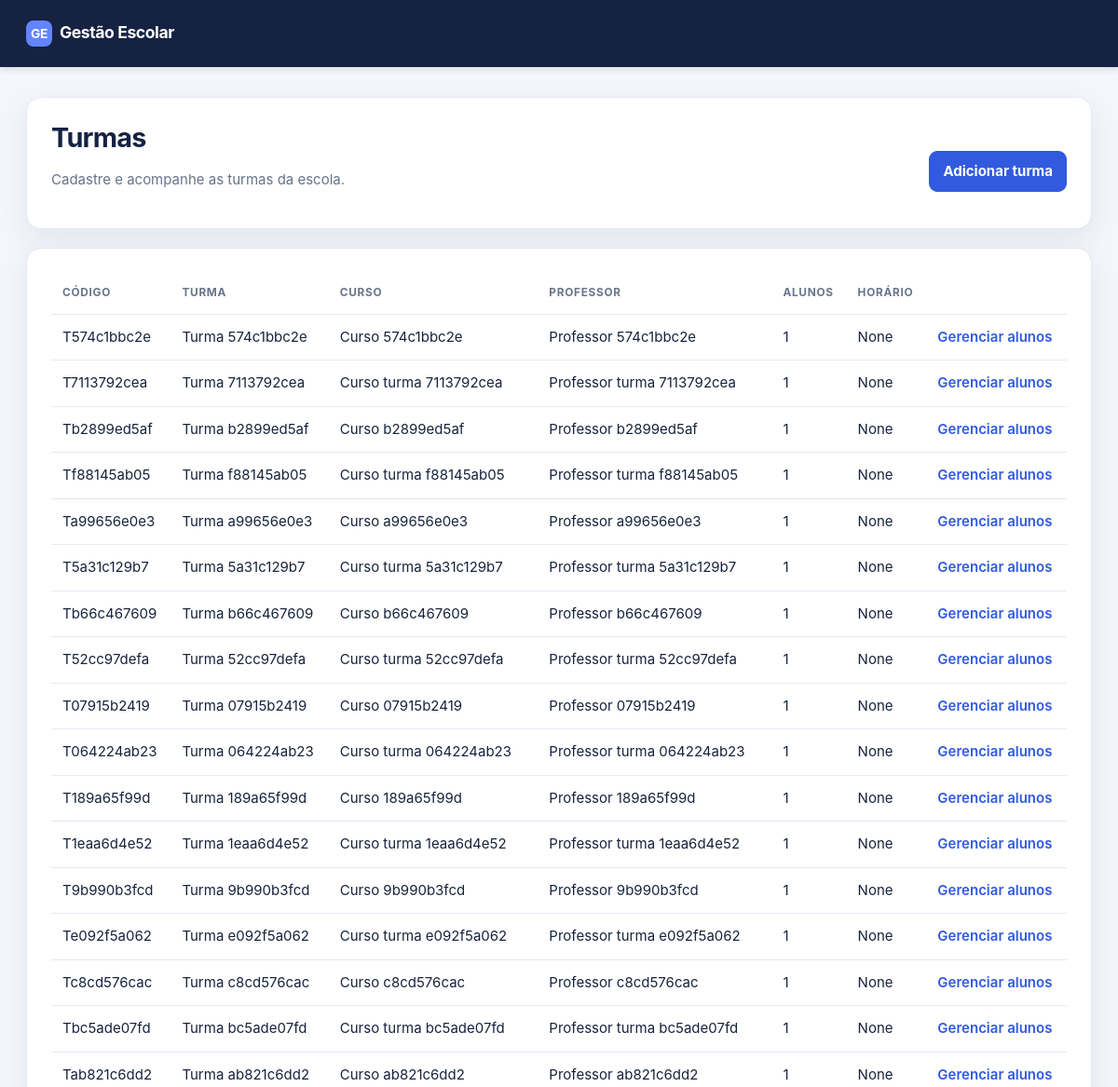
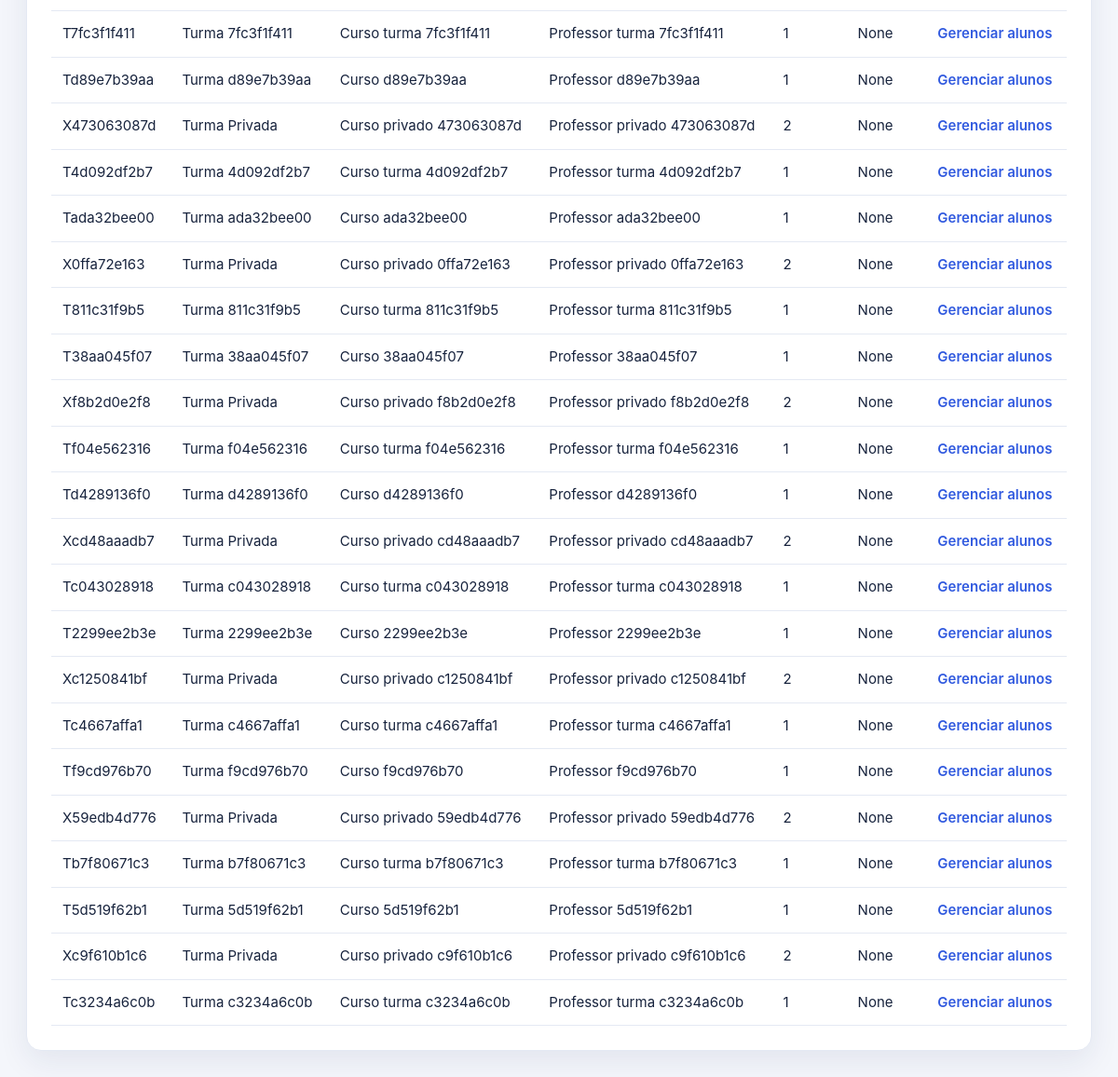
Page /turmas on the committed database (2 pictures, top to bottom).
### tables this page shows
CREATE TABLE turmas (
        id INTEGER PRIMARY KEY AUTOINCREMENT,
        codigo TEXT NOT NULL UNIQUE,
        nome TEXT NOT NULL,
        curso_id INTEGER NOT NULL,
        professor_id INTEGER NOT NULL,
        semestre TEXT,
        data_inicio DATE,
        data_fim DATE,
        horario TEXT,
        sala TEXT,
        capacidade INTEGER,
        ativa INTEGER DEFAULT 1,
        data_criacao TIMESTAMP DEFAULT CURRENT_TIMESTAMP,
        FOREIGN KEY (curso_id) REFERENCES cursos(id),
        FOREIGN KEY (professor_id) REFERENCES professores(id)
    );

### legacy/app_backup.py (the view)
@app.route('/turmas')
@login_requerido('funcionario')
def listar_turmas():
    turmas = executar_query('''
    SELECT t.*, c.nome as curso_nome, p.nome as professor_nome, COUNT(m.id) as total_alunos
    FROM turmas t
    JOIN cursos c ON t.curso_id = c.id
    JOIN professores p ON t.professor_id = p.id
    LEFT JOIN matriculas m ON t.id = m.turma_id
    GROUP BY t.id
    ORDER BY t.data_inicio DESC
    ''')
    return render_template('turmas/listar.html', turmas=[dict(t) for t in turmas] if turmas else [])

### legacy/app_backup.py (called while the page is built)
def get_db():
    conexao = sqlite3.connect('escola.db')
    conexao.row_factory = sqlite3.Row
    return conexao

def executar_query(query, params=(), fetch_one=False):
    try:
        conexao = get_db()
        cursor = conexao.cursor()
        cursor.execute(query, params)
        if fetch_one:
            resultado = cursor.fetchone()
        else:
            resultado = cursor.fetchall()
        conexao.close()
        return resultado
    except Exception as e:
        print(f"Erro na query: {e}")
        return None

### templates/turmas/listar.html (shortened to what this page needs)
{% extends "base.html" %}
{% block content %}
<section class="card">
  <div style="display:flex; justify-content:space-between; gap:16px; align-items:center; flex-wrap:wrap">
    <div><h1>Turmas</h1><p class="muted">Cadastre e acompanhe as turmas da escola.</p></div>
    <a class="botao" href="/turma/nova">Adicionar turma</a>
  </div>
</section>
<section class="card">
  {% if turmas %}
  <table>
    <thead><tr><th>Código</th><th>Turma</th><th>Curso</th><th>Professor</th><th>Alunos</th><th>Horário</th><th></th></tr></thead>
    <tbody>
      {% for turma in turmas %}
      <tr><td>{{ turma.codigo }}</td><td>{{ turma.nome }}</td><td>{{ turma.curso_nome }}</td><td>{{ turma.professor_nome }}</td><td>{{ turma.total_alunos }}</td><td>{{ turma.horario|default('-') }}</td><td><a href="/turma/{{ turma.id }}/alunos">Gerenciar alunos</a></td></tr>
      {% endfor %}
    </tbody>
  </table>
  {% else %}
  <p class="muted">Nenhuma turma cadastrada ainda.</p>
  {% endif %}
</section>
{% endblock %}

### templates/base.html (shortened to what this page needs)
<!doctype html>
<html lang="pt-BR">
<head>
</head>
<body>
  <header><div class="topo"><a class="marca" href="/"><span>GE</span>Gestão Escolar</a></div></header>
  <main>{% with mensagens=get_flashed_messages(with_categories=true) %}{% for categoria,mensagem in mensagens %}<div class="alerta {{ categoria }}">{{ mensagem }}</div>{% endfor %}{% endwith %}{% block content %}{% endblock %}</main>
</body>
</html>

### templates/base.html (style rules this page uses)
:root { --primary:#315adf; --primary-dark:#213e9e; --ink:#17233d; --muted:#66738b; --surface:#fff; --canvas:#f4f6fb; --line:#e4e9f3; --success:#087c57; --danger:#c53131; --warning:#ac7200; --shadow:0 12px 32px rgba(28,44,90,.08); }
* { box-sizing:border-box }
body { margin:0;background:var(--canvas);color:var(--ink);font-family:Inter,ui-sans-serif,system-ui,-apple-system,"Segoe UI",Arial,sans-serif;font-size:15px;line-height:1.5 }
a { color:var(--primary);font-weight:600;text-decoration:none }
header { background:#152242;color:#fff;box-shadow:0 2px 8px rgba(15,23,42,.14) }
.topo { max-width:1240px;margin:auto;min-height:72px;padding:0 28px;display:flex;gap:28px;align-items:center;justify-content:space-between }
.marca { color:#fff;text-decoration:none;font-weight:750;letter-spacing:-.025em;font-size:1.1rem }
.marca span { display:inline-grid;place-items:center;width:28px;height:28px;margin-right:8px;border-radius:8px;background:#6285ff;font-size:.86rem }
main { max-width:1240px;margin:32px auto 64px;padding:0 28px }
.card { padding:26px;background:var(--surface);border:1px solid var(--line);border-radius:16px;box-shadow:var(--shadow) }
.card+.card { margin-top:20px }
h1,h2,h3 { color:#152242;line-height:1.2;letter-spacing:-.025em }
h1 { margin:0 0 8px;font-size:1.8rem }
p { line-height:1.55 }
.muted { color:var(--muted) }
button,.botao { display:inline-flex;align-items:center;justify-content:center;gap:7px;margin-top:18px;padding:10px 14px;color:#fff;background:var(--primary);border:1px solid var(--primary);border-radius:9px;cursor:pointer;font:inherit;font-weight:750;text-decoration:none;transition:.15s }
table { width:100%;border-collapse:collapse }
th,td { padding:13px 12px;text-align:left;border-bottom:1px solid var(--line) }
th { color:#68758c;font-size:.74rem;text-transform:uppercase;letter-spacing:.06em }

### rows in the picture
turmas: codigo "T574c1bbc2e", nome "Turma 574c1bbc2e", curso_nome "Curso 574c1bbc2e", professor_nome "Professor 574c1bbc2e", total_alunos "1", horario "None"
turmas: codigo "T7113792cea", nome "Turma 7113792cea", curso_nome "Curso turma 7113792cea", professor_nome "Professor turma 7113792cea", total_alunos "1", horario "None"
turmas: codigo "Tb2899ed5af", nome "Turma b2899ed5af", curso_nome "Curso b2899ed5af", professor_nome "Professor b2899ed5af", total_alunos "1", horario "None"
turmas: codigo "Tf88145ab05", nome "Turma f88145ab05", curso_nome "Curso turma f88145ab05", professor_nome "Professor turma f88145ab05", total_alunos "1", horario "None"
turmas: codigo "Ta99656e0e3", nome "Turma a99656e0e3", curso_nome "Curso a99656e0e3", professor_nome "Professor a99656e0e3", total_alunos "1", horario "None"
turmas: codigo "T5a31c129b7", nome "Turma 5a31c129b7", curso_nome "Curso turma 5a31c129b7", professor_nome "Professor turma 5a31c129b7", total_alunos "1", horario "None"
turmas: codigo "Tb66c467609", nome "Turma b66c467609", curso_nome "Curso b66c467609", professor_nome "Professor b66c467609", total_alunos "1", horario "None"
turmas: codigo "T52cc97defa", nome "Turma 52cc97defa", curso_nome "Curso turma 52cc97defa", professor_nome "Professor turma 52cc97defa", total_alunos "1", horario "None"
turmas: codigo "T07915b2419", nome "Turma 07915b2419", curso_nome "Curso 07915b2419", professor_nome "Professor 07915b2419", total_alunos "1", horario "None"
turmas: codigo "T064224ab23", nome "Turma 064224ab23", curso_nome "Curso turma 064224ab23", professor_nome "Professor turma 064224ab23", total_alunos "1", horario "None"
turmas: codigo "T189a65f99d", nome "Turma 189a65f99d", curso_nome "Curso 189a65f99d", professor_nome "Professor 189a65f99d", total_alunos "1", horario "None"
turmas: codigo "T1eaa6d4e52", nome "Turma 1eaa6d4e52", curso_nome "Curso turma 1eaa6d4e52", professor_nome "Professor turma 1eaa6d4e52", total_alunos "1", horario "None"
turmas: codigo "T9b990b3fcd", nome "Turma 9b990b3fcd", curso_nome "Curso 9b990b3fcd", professor_nome "Professor 9b990b3fcd", total_alunos "1", horario "None"
turmas: codigo "Te092f5a062", nome "Turma e092f5a062", curso_nome "Curso turma e092f5a062", professor_nome "Professor turma e092f5a062", total_alunos "1", horario "None"
turmas: codigo "Tc8cd576cac", nome "Turma c8cd576cac", curso_nome "Curso c8cd576cac", professor_nome "Professor c8cd576cac", total_alunos "1", horario "None"
turmas: codigo "Tbc5ade07fd", nome "Turma bc5ade07fd", curso_nome "Curso turma bc5ade07fd", professor_nome "Professor turma bc5ade07fd", total_alunos "1", horario "None"
turmas: codigo "Tab821c6dd2", nome "Turma ab821c6dd2", curso_nome "Curso ab821c6dd2", professor_nome "Professor ab821c6dd2", total_alunos "1", horario "None"
turmas: codigo "T7fc3f1f411", nome "Turma 7fc3f1f411", curso_nome "Curso turma 7fc3f1f411", professor_nome "Professor turma 7fc3f1f411", total_alunos "1", horario "None"
turmas: codigo "Td89e7b39aa", nome "Turma d89e7b39aa", curso_nome "Curso d89e7b39aa", professor_nome "Professor d89e7b39aa", total_alunos "1", horario "None"
turmas: codigo "X473063087d", nome "Turma Privada", curso_nome "Curso privado 473063087d", professor_nome "Professor privado 473063087d", total_alunos "2", horario "None"
turmas: codigo "T4d092df2b7", nome "Turma 4d092df2b7", curso_nome "Curso turma 4d092df2b7", professor_nome "Professor turma 4d092df2b7", total_alunos "1", horario "None"
turmas: codigo "Tada32bee00", nome "Turma ada32bee00", curso_nome "Curso ada32bee00", professor_nome "Professor ada32bee00", total_alunos "1", horario "None"
turmas: codigo "X0ffa72e163", nome "Turma Privada", curso_nome "Curso privado 0ffa72e163", professor_nome "Professor privado 0ffa72e163", total_alunos "2", horario "None"
turmas: codigo "T811c31f9b5", nome "Turma 811c31f9b5", curso_nome "Curso turma 811c31f9b5", professor_nome "Professor turma 811c31f9b5", total_alunos "1", horario "None"
turmas: codigo "T38aa045f07", nome "Turma 38aa045f07", curso_nome "Curso 38aa045f07", professor_nome "Professor 38aa045f07", total_alunos "1", horario "None"
turmas: codigo "Xf8b2d0e2f8", nome "Turma Privada", curso_nome "Curso privado f8b2d0e2f8", professor_nome "Professor privado f8b2d0e2f8", total_alunos "2", horario "None"
turmas: codigo "Tf04e562316", nome "Turma f04e562316", curso_nome "Curso turma f04e562316", professor_nome "Professor turma f04e562316", total_alunos "1", horario "None"
turmas: codigo "Td4289136f0", nome "Turma d4289136f0", curso_nome "Curso d4289136f0", professor_nome "Professor d4289136f0", total_alunos "1", horario "None"
turmas: codigo "Xcd48aaadb7", nome "Turma Privada", curso_nome "Curso privado cd48aaadb7", professor_nome "Professor privado cd48aaadb7", total_alunos "2", horario "None"
turmas: codigo "Tc043028918", nome "Turma c043028918", curso_nome "Curso turma c043028918", professor_nome "Professor turma c043028918", total_alunos "1", horario "None"
turmas: codigo "T2299ee2b3e", nome "Turma 2299ee2b3e", curso_nome "Curso 2299ee2b3e", professor_nome "Professor 2299ee2b3e", total_alunos "1", horario "None"
turmas: codigo "Xc1250841bf", nome "Turma Privada", curso_nome "Curso privado c1250841bf", professor_nome "Professor privado c1250841bf", total_alunos "2", horario "None"
turmas: codigo "Tc4667affa1", nome "Turma c4667affa1", curso_nome "Curso turma c4667affa1", professor_nome "Professor turma c4667affa1", total_alunos "1", horario "None"
turmas: codigo "Tf9cd976b70", nome "Turma f9cd976b70", curso_nome "Curso f9cd976b70", professor_nome "Professor f9cd976b70", total_alunos "1", horario "None"
turmas: codigo "X59edb4d776", nome "Turma Privada", curso_nome "Curso privado 59edb4d776", professor_nome "Professor privado 59edb4d776", total_alunos "2", horario "None"
turmas: codigo "Tb7f80671c3", nome "Turma b7f80671c3", curso_nome "Curso turma b7f80671c3", professor_nome "Professor turma b7f80671c3", total_alunos "1", horario "None"
turmas: codigo "T5d519f62b1", nome "Turma 5d519f62b1", curso_nome "Curso 5d519f62b1", professor_nome "Professor 5d519f62b1", total_alunos "1", horario "None"
turmas: codigo "Xc9f610b1c6", nome "Turma Privada", curso_nome "Curso privado c9f610b1c6", professor_nome "Professor privado c9f610b1c6", total_alunos "2", horario "None"
turmas: codigo "Tc3234a6c0b", nome "Turma c3234a6c0b", curso_nome "Curso turma c3234a6c0b", professor_nome "Professor turma c3234a6c0b", total_alunos "1", horario "None"
